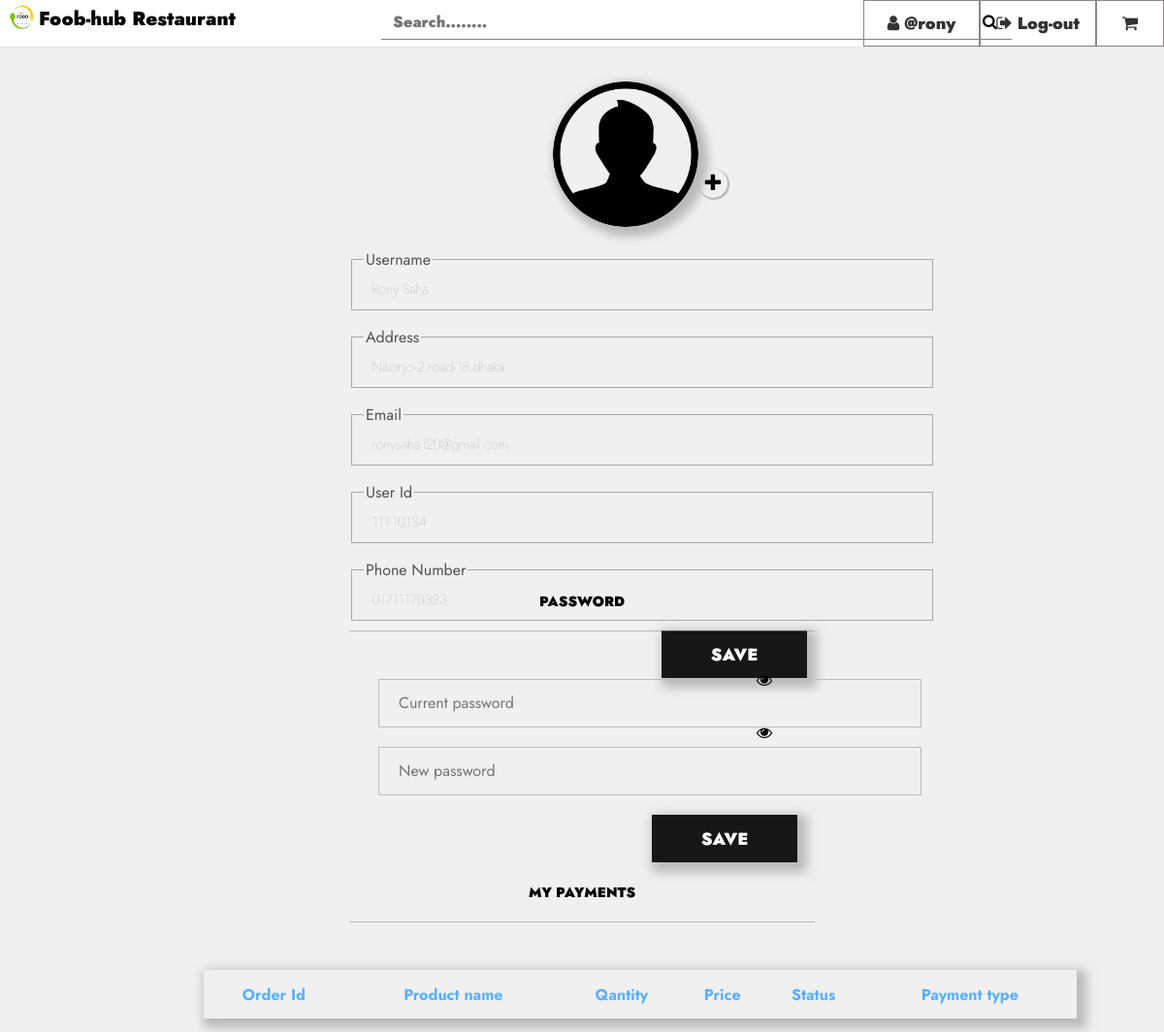
/Views/profile.php?id=111-10134, run on the app's committed database.
### tables this page shows
CREATE TABLE `usertb` (
  `id` int(6) UNSIGNED NOT NULL,
  `Username` varchar(30) NOT NULL,
  `Address` varchar(100) NOT NULL,
  `Email` varchar(50) DEFAULT NULL,
  `Phone_number` varchar(20) DEFAULT NULL,
  `User_id` varchar(20) DEFAULT NULL,
  `cPassword` varchar(20) DEFAULT NULL
);

### Views/profile.php (the view, shortened to what this page needs)
<?php
   $filename="pro.png";
    ?>
<?php
  $userid=$_GET['id'];
?>
<!DOCTYPE html>
<html lang="en">
<head>
    <link rel="stylesheet" href="css/PROfile-User.css">
</head>
<body>
<div>
    <?php include 'header-footer/header.php';?>
</div>
<section>
    <section id="profile-info">
        <form action="#" method="Post" class="profile-form" enctype="multipart/form-data">
          <div class="img">
            <img src="upload_profile_img/<?php echo $filename ?>" alt="" id="blah">
            <label for="imgfile" class="Add-file"><i type="file" class="fa fa-plus" aria-hidden="true"></i></label>
        </div>
     </form>
        <form action="formcontrol/profileedit.php" method="Post" class="profile-form">
            <fieldset>
                <legend><p>Username</p></legend>
                <div class="input-file">
                    <input type="text" id="username" value="<?php echo $username;?>" name="username" placeholder="username" pattern="[A-Za-z\s]+" title="Only letter support"><br>
                </div>
            </fieldset>
            <fieldset>
                <legend><p>Address</p></legend>
                <div class="input-file">
                    <input type="text" id="username" value="<?php echo $address;?>" name="address" placeholder="Address" required="" ><br>
                </div>
            </fieldset>
            <fieldset>
                <legend><p>Email</p></legend>
                <div class="input-file">
                    <input type="text" id="username" value="<?php echo $Email;?>" name="email" placeholder="Email" pattern="[a-z0-9._%+-]+@[a-z0-9.-]+\.[a-z]{2,}$" title="Wrong email format"><br>
                </div>
            </fieldset>
            <fieldset>
                <legend><p>User Id</p></legend>
                <div class="input-file">
                    <input type="text" id="username" value="<?php echo $uid;?>" name="useid" placeholder="User Id" readonly><br>
                </div>
            </fieldset>
            <fieldset>
                <legend><p>Phone Number</p></legend>
                <div class="input-file">
                    <input type="text" id="username" value="<?php echo $phone;?>" name="phone" placeholder="Phone Number"  pattern="[0-9]{11}" title="Wrong phone number"><br>
                </div>
            </fieldset>
            <input type="submit" name="submit" value="Save" class="btn" >
        </form>
    </section>
    <section id="Change-password">
        <div class="head">
            <h1>
                PASSWORD
            </h1>
        </div>
        <form action="<?php htmlspecialchars($_SERVER["PHP_SELF"]) ;?>" method="Post" class="Changepassword">
                <div class="input-file-cp" >
                    <input type="password" id="password"  name="thispass" placeholder="Current password"><br>
                    <div class="eye eyes" onclick=" myFunction() " style=" position:absolute; left:35vw; top:7.5vw;  cursor: pointer;"><i class="fa fa-eye" aria-hidden="true" ></i></div>
                </div>
                <div class="input-file-cp">
                    <input type="password" id="cpassword" name="newpass" placeholder="New password" pattern="(?=.*\d)(?=.*[a-z])(?=.*[A-Z]).{8,}" title="Must contain at least one number and one uppercase
                        and lowercase letter, and at least 8 or more characters">
              <div class="eye eyes" onclick=" myFunction() " style=" position:absolute; left:35vw; top:12vw;  cursor: pointer;"><i class="fa fa-eye" aria-hidden="true" ></i></div>
                </div>
                <button class="btn">
                    Save
                    </button>
        </form>
    </section>
  <section id="myorder">
    <div class="order">
        <h1>
            MY PAYMENTS
        </h1>
    </div>
    <table  class="order-table">
        <tr  class="order-td">
            <th>Order Id </th>
            <th>Product name</th>
            <th>Qantity</th>
            <th>Price</th>
            <th>Status</th>
            <th>Payment type</th>
    </tr>
    </table>
  </section>
</section>
</body>
</html>

### Views/header-footer/header.php (shortened to what this page needs)
<?php
$con=mysqli_connect('localhost','root');
mysqli_select_db($con,'registrationbd');
$ql="SELECT *FROM usertb where User_id='$userid'";
$result= mysqli_query($con, $ql);
$data=mysqli_fetch_assoc($result);
$username=$data['Username'];
$address=$data['Address'];
$Email=$data['Email'];
$uid=$data['User_id'];
$phone=$data['Phone_number'];
?>
<div class="logo">
        <div class="logo-head">
        <a href="http://localhost/Food-Hub-restaurant/Views/homepage.php?id=<?php echo $userid ;?>"">
            <img src="img/LOGO.jpg" alt="">
            <h1>Foob-hub Restaurant</h1>
         </a>
        </div>
        <div class="search">
            <input type="search" name="" placeholder="Search........"><i class="fa fa-search" aria-hidden="true"></i>
        </div>
        <ul class="head-menu">
          <li class="profile"><a href="#"><i class="fa fa-user icon" aria-hidden="true"></i>&nbsp;@<?php $name=substr($username,0,5); echo $name ;?></a>
        </li>
        <li><a href="http://localhost/Food-Hub-restaurant/Views/login.php" ><i class="fa fa-sign-out icon" aria-hidden="true"></i>&nbsp;Log-out</a></li>
        <li style="width: 70px;"> <a href="#" ><i class="fa fa-shopping-cart icon" aria-hidden="true"></i></a></li>
      </ul>
    </div>

### Views/css/PROfile-User.css (style rules this page uses)
* { text-decoration: none; list-style: none; box-sizing: border-box; font-family: 'Jost', sans-serif; }
a { text-decoration: none; color: black; }
body { background-color: #f0f0f0; padding: 0px; display:grid; transition: .5s; margin-top: 0px; }
#profile-info { width: 40%; height: 550px; position: absolute; left: 30%; top:7vw; align-items: center; }
h1 { margin-top: 0px; }
.img { margin-left: 210px; }
.img img { width: 150px; height: 150px; border-radius: 50%; box-shadow: 5px 5px 10px 5px rgba(141, 141, 141, 0.548); }
.Add-file { position:absolute; top: 7.5vw; }
.Add-file i { width: 30px; height: 30px; font-size: 1.3rem; padding: 5px; border-radius: 50%; box-shadow: 1px 1px 1px 1px rgba(134, 134, 134, 0.548); text-align: center; }
#profile-info fieldset { width: 600px; height: 80px; border: .5px solid rgb(168, 168, 168); color: rgb(83, 81, 81); padding-top: 0px; }
.input-file { max-width: 600px; width: 100%; margin-top: -17px; height: 55px; display: grid; padding: 0 0.4rem; position: relative; overflow: hidden; }
.input-file input { width: 550px; height:40px; background: none; outline: none; border: none; line-height: 1; font-weight: 100; font-size: .9rem; color: rgb(104, 104, 104); }
.btn { width: 150px; background-color: #161616; border: none; outline: none; height: 49px; color: #fff; text-transform: uppercase; font-weight: 900; margin: 10px 0; margin-right: 8px; float: right; cursor: pointer; transition: 0.5s; font-size: 1.1rem; box-shadow: 5px 5px 10px 5px rgba(141, 141, 141, 0.548); }
#Change-password { width: 40%; height: 400px; position: absolute; left: 30%; top:50vw; align-items: center; }
.head , .order { height: 50px; box-shadow: 0px 1px 0px 0px rgba(141, 141, 141, 0.548); }
.head h1, .order h1 { text-align: center; padding: 10px; font-weight: 900; font-size: .9rem; }
.Changepassword { margin-top: 30px; margin-left: 10px; align-items: center; padding: 10px; }
.input-file-cp input { width: 560px; height: 50px; padding: 20px; margin: 10px; border: .5px solid rgb(190, 188, 188); background: none; outline: none; }
input::placeholder { font-size: 1rem; }
#myorder { width: 40%; height: 400px; position: absolute; left: 30%; top:75vw; align-items: center; }
.order-table { width:900px; text-align: center; padding: 20px; position: absolute; top: 100px; left: -150px; border-collapse: collapse; border-spacing: 0; box-shadow: 5px 5px 10px 5px rgba(141, 141, 141, 0.548); }
.order-td { margin-top: 20px; height: 50px; color: rgb(92, 176, 255); border-radius: 10px; }

### Views/header-footer/header.php (style rules this page uses)
a { text-decoration: none; color: black; }
.logo { width:100%; height: 48px; background-color: #ffffff; box-shadow: 1px 1px rgba(218, 218, 218, 0.548); position:fixed; z-index: 1; -webkit-box-flex:1; flex-wrap:wrap; display:flex; margin-left: -8px; }
.logo-head a { display:flex; margin-left:10px; padding-top: 5px; }
.logo-head h1 { font-size: 20px; font-weight: 900; color: #000000; margin-left: 5px; }
.logo-head img { width: 25px; height: 25px; }
.head-menu { display: flex; text-align: center; font-size: 1.1rem; font-weight: 900; position: absolute; right: 0px; margin-top: 0px; }
.head-menu a { color:#333232; }
.head-menu li { width: 120px; padding: 10px; border: 1px solid #8d8686; }
.search { width: 650px; background-color: rgb(255, 255, 255); box-shadow: 0px 1px 0px 0px rgba(29, 29, 29, 0.548); height: 40px; margin-left: 150px; }
.search i { cursor: pointer; }
.search input { display: inline; width: 600px; margin: 10px; font-size: 1rem; font-weight: 900; border: none; outline: none; }
.profile { text-transform: lowercase; }

### data on the page
usertb: Username "rony", username "Rony Saha", address "Nikonjo-2,road-18,dhaka", email "ronysaha120@gmail.com", useid "111-10134", phone "01711170323"
